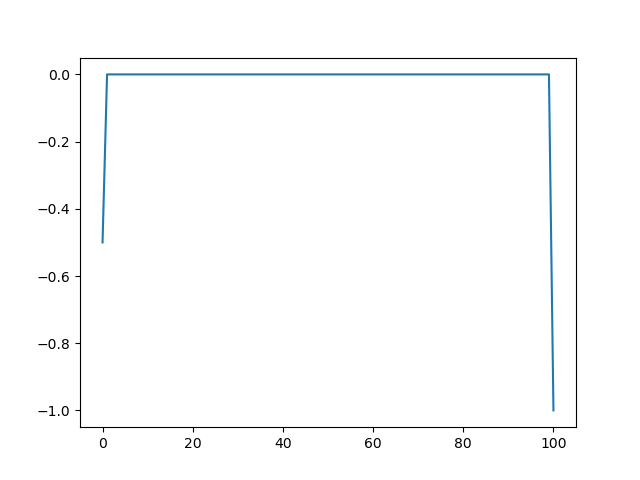

Source code (Python):
import matplotlib.pyplot as plt
import os
import sys
sys.path.append(os.path.join('../'))
#sys.path.append(os.path.dirname(os.path.realpath(__file__)) + '/../solvers')

from solvers.dirichlet import dirichlet as dirBC
from solvers.particle import particle
from solvers.particleUtils import velocityToMomentum, momentumToVelocity
from solvers.esSolve import laplace1D, potentialToElectricField, electricFieldAtPoint


NX = 100
LX = 1.2

DX = LX / NX

V0 = dirBC(1.0)
VN = dirBC(2.0)

X0 = 1.5

pot1D = laplace1D(NX, DX, V0, VN, "gaussSeidel", relTol=0.0,
                  absTol=1.0e-3, useCython=False)

# could use X0 here to plot versus position instead of index
plt.plot(pot1D)
plt.savefig("./ex_1d.png")
